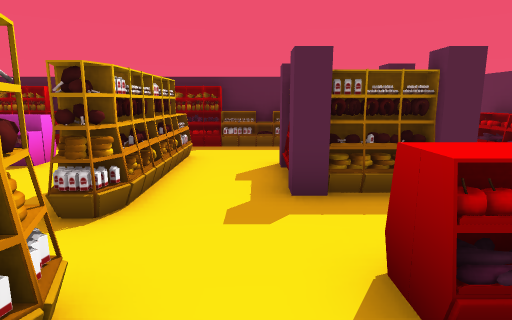
view 1 (above)

19 first-person views from a walk through a Unity game level. The camera is 1.3 m above the floor, tilts 10° down and sees 75° across. The floor is counted in squares, 1 m on a side. Each view is taken from the middle of a square. On the plan, view 1 faces up. The plan holds only what a view shows up to about 14 squares ahead; the rest is blank. The place goes on beyond the plan. The player is left out. Some animated figures are left out.

view 2
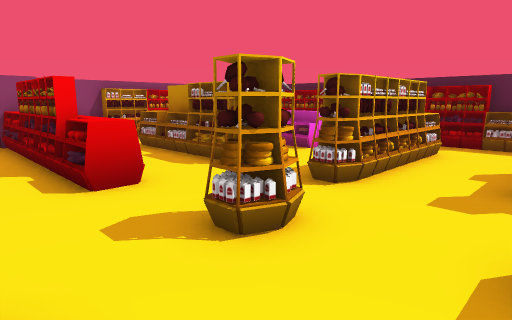

view 3
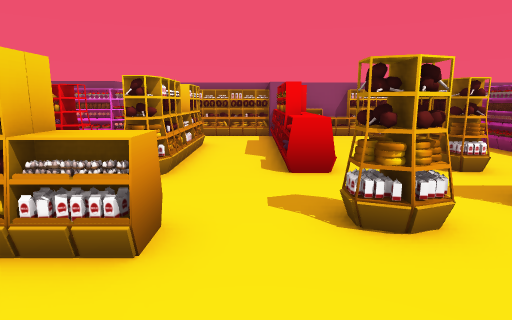

view 4
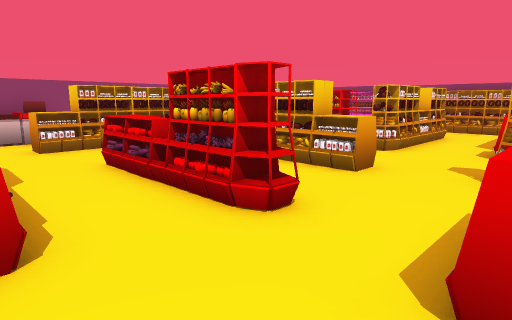

view 5
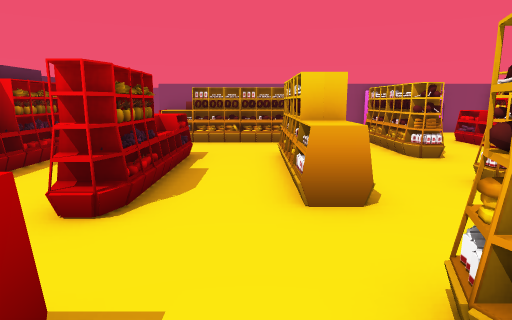

view 6
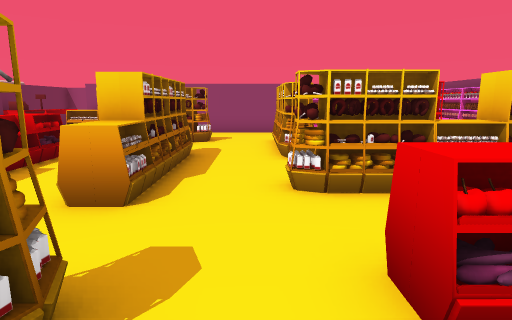

view 7
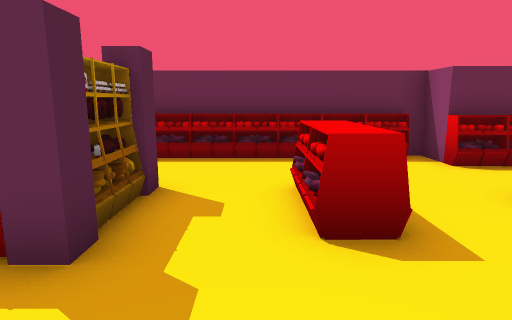

view 8
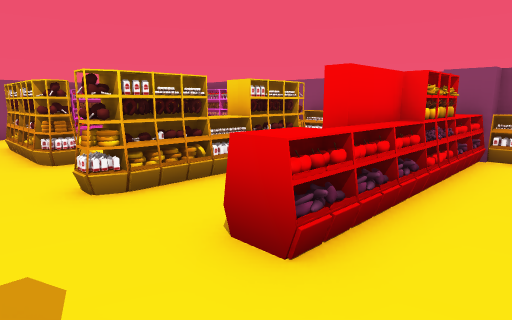

view 9
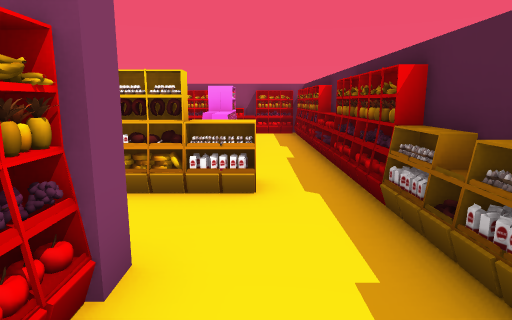

view 10
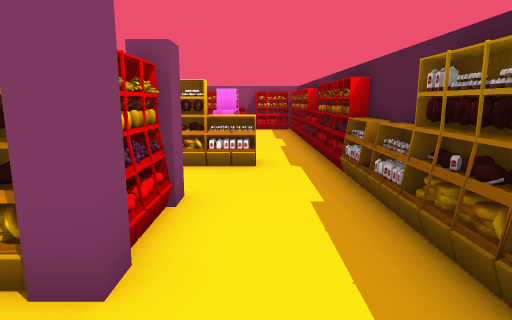

view 11
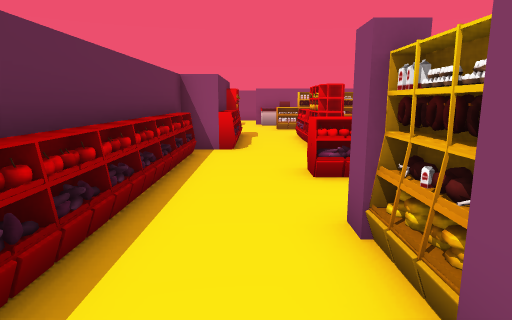

view 12
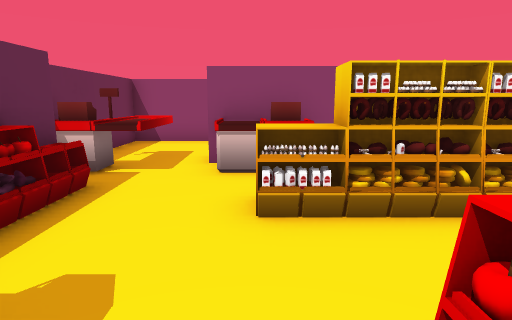

view 13
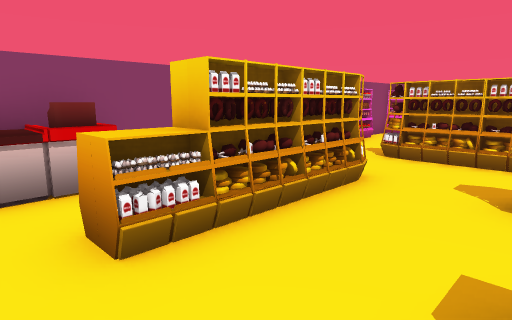

view 14
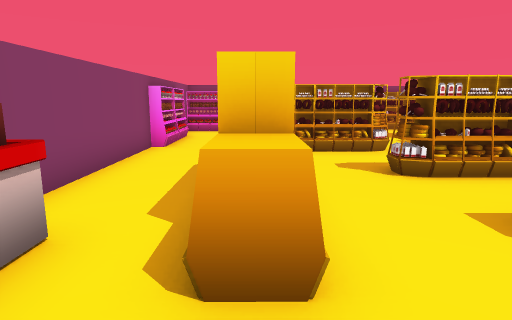

view 15
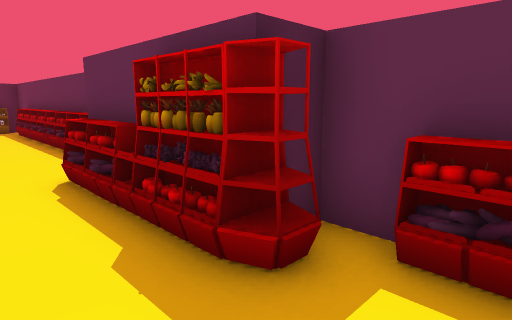

view 16
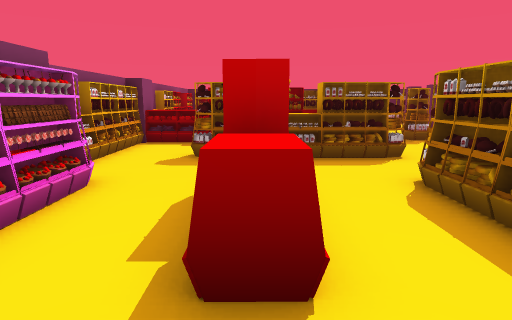

view 17
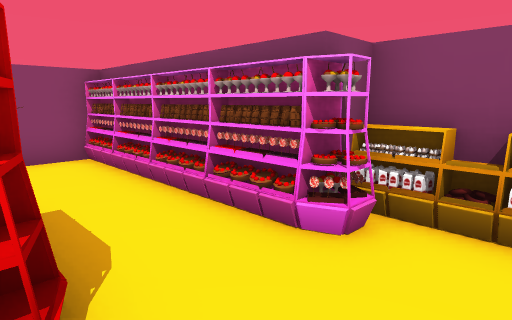

view 18
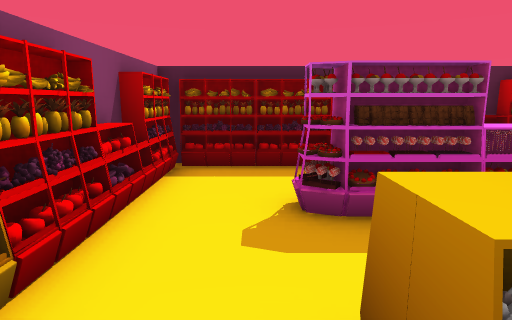

view 19
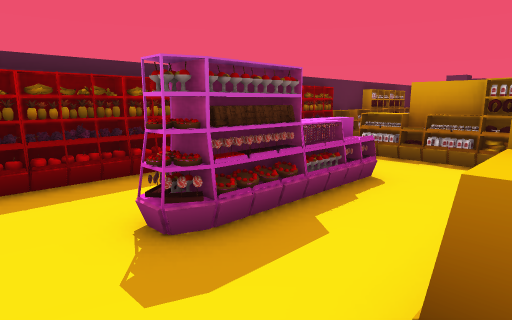

### Floor plan
Key: @ floor where view 1 was taken; # wall or solid block; . floor; = window, fence, low wall or low ledge; ^ raised ledge; S shelf.
Columns run from 11 left of view 1 to 7 right of it. Each row starts with its distance up from view 1.
 10 #S#SS#SSSS#SSS#SS#
  9 S.............. .#
  8 S........S.......S
  7 S..SSSS..S..#S# .S
  6 S........S..SSS..S
  5 #........S..#S#..S
  4 S..SSSSS.S.......S
  3 S................S
  2 S........SS.SSS..S
  1 #SSSSSSS.SS......S
  0 S..........@.....S
 -1 #.........S..S..##
 -2 S..SSSSS..S..S..#
 -3 S.........S..S..#
 -4 S.........S..S..##
 -5 #S..S..S..S..S..S#
 -6  S..S..S.........#
 -7  S..S..S.........S
 -8  #..S..S..SSSSS..S
 -9  S...............S
-10  S...........^^=^^#
-11  ###S#S#########^^#
-12                 ^^#
-13                   #

Positions as (right, up) in squares from view 1, and headings:
1: (0, 0), facing up
2: (1, -1), facing up-left
3: (2, 0), facing left
4: (5, 2), facing down-left
5: (0, 3), facing down
6: (-3, 3), facing down
7: (-2, 3), facing right
8: (-2, 3), facing down-left
9: (3, 8), facing left
10: (5, 8), facing left
11: (4, 8), facing down
12: (3, -4), facing down
13: (4, -5), facing down-left
14: (5, -8), facing left
15: (3, -7), facing up-right
16: (-7, -10), facing up
17: (-7, -3), facing down-left
18: (-9, 3), facing up
19: (-10, 4), facing up-right
